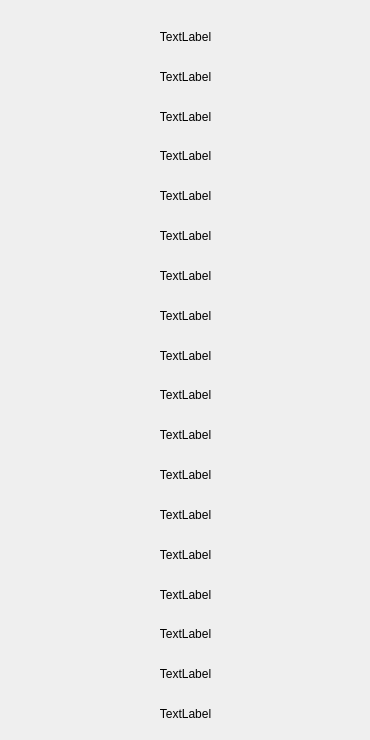
      <widget class="QWidget" name="tab_2">
       <attribute name="title">
        <string>2019</string>
       </attribute>
       <widget class="QWidget" name="verticalLayoutWidget_4">
        <property name="geometry">
         <rect>
          <x>10</x>
          <y>20</y>
          <width>351</width>
          <height>711</height>
         </rect>
        </property>
        <layout class="QVBoxLayout" name="verticalLayout_4">
         <item>
          <widget class="QLabel" name="label_print_1_1">
           <property name="text">
            <string>TextLabel</string>
           </property>
           <property name="alignment">
            <set>Qt::AlignCenter</set>
           </property>
          </widget>
         </item>
         <item>
          <widget class="QLabel" name="label_print_1_2">
           <property name="text">
            <string>TextLabel</string>
           </property>
           <property name="alignment">
            <set>Qt::AlignCenter</set>
           </property>
          </widget>
         </item>
         <item>
          <widget class="QLabel" name="label_print_1_3">
           <property name="text">
            <string>TextLabel</string>
           </property>
           <property name="alignment">
            <set>Qt::AlignCenter</set>
           </property>
          </widget>
         </item>
         <item>
          <widget class="QLabel" name="label_print_1_4">
           <property name="text">
            <string>TextLabel</string>
           </property>
           <property name="alignment">
            <set>Qt::AlignCenter</set>
           </property>
          </widget>
         </item>
         <item>
          <widget class="QLabel" name="label_print_1_5">
           <property name="text">
            <string>TextLabel</string>
           </property>
           <property name="alignment">
            <set>Qt::AlignCenter</set>
           </property>
          </widget>
         </item>
         <item>
          <widget class="QLabel" name="label_print_1_6">
           <property name="text">
            <string>TextLabel</string>
           </property>
           <property name="alignment">
            <set>Qt::AlignCenter</set>
           </property>
          </widget>
         </item>
         <item>
          <widget class="QLabel" name="label_print_1_7">
           <property name="text">
            <string>TextLabel</string>
           </property>
           <property name="alignment">
            <set>Qt::AlignCenter</set>
           </property>
          </widget>
         </item>
         <item>
          <widget class="QLabel" name="label_print_1_8">
           <property name="text">
            <string>TextLabel</string>
           </property>
           <property name="alignment">
            <set>Qt::AlignCenter</set>
           </property>
          </widget>
         </item>
         <item>
          <widget class="QLabel" name="label_print_1_9">
           <property name="text">
            <string>TextLabel</string>
           </property>
           <property name="alignment">
            <set>Qt::AlignCenter</set>
           </property>
          </widget>
         </item>
         <item>
          <widget class="QLabel" name="label_print_1_10">
           <property name="text">
            <string>TextLabel</string>
           </property>
           <property name="alignment">
            <set>Qt::AlignCenter</set>
           </property>
          </widget>
         </item>
         <item>
          <widget class="QLabel" name="label_print_1_11">
           <property name="text">
            <string>TextLabel</string>
           </property>
           <property name="alignment">
            <set>Qt::AlignCenter</set>
           </property>
          </widget>
         </item>
         <item>
          <widget class="QLabel" name="label_print_1_12">
           <property name="text">
            <string>TextLabel</string>
           </property>
           <property name="alignment">
            <set>Qt::AlignCenter</set>
           </property>
          </widget>
         </item>
         <item>
          <widget class="QLabel" name="label_print_1_13">
           <property name="text">
            <string>TextLabel</string>
           </property>
           <property name="alignment">
            <set>Qt::AlignCenter</set>
           </property>
          </widget>
         </item>
         <item>
          <widget class="QLabel" name="label_print_1_14">
           <property name="text">
            <string>TextLabel</string>
           </property>
           <property name="alignment">
            <set>Qt::AlignCenter</set>
           </property>
          </widget>
         </item>
         <item>
          <widget class="QLabel" name="label_print_1_15">
           <property name="text">
            <string>TextLabel</string>
           </property>
           <property name="alignment">
            <set>Qt::AlignCenter</set>
           </property>
          </widget>
         </item>
         <item>
          <widget class="QLabel" name="label_print_1_16">
           <property name="text">
            <string>TextLabel</string>
           </property>
           <property name="alignment">
            <set>Qt::AlignCenter</set>
           </property>
          </widget>
         </item>
         <item>
          <widget class="QLabel" name="label_print_1_17">
           <property name="text">
            <string>TextLabel</string>
           </property>
           <property name="alignment">
            <set>Qt::AlignCenter</set>
           </property>
          </widget>
         </item>
         <item>
          <widget class="QLabel" name="label_print_1_18">
           <property name="text">
            <string>TextLabel</string>
           </property>
           <property name="alignment">
            <set>Qt::AlignCenter</set>
           </property>
          </widget>
         </item>
        </layout>
       </widget>
      </widget>
